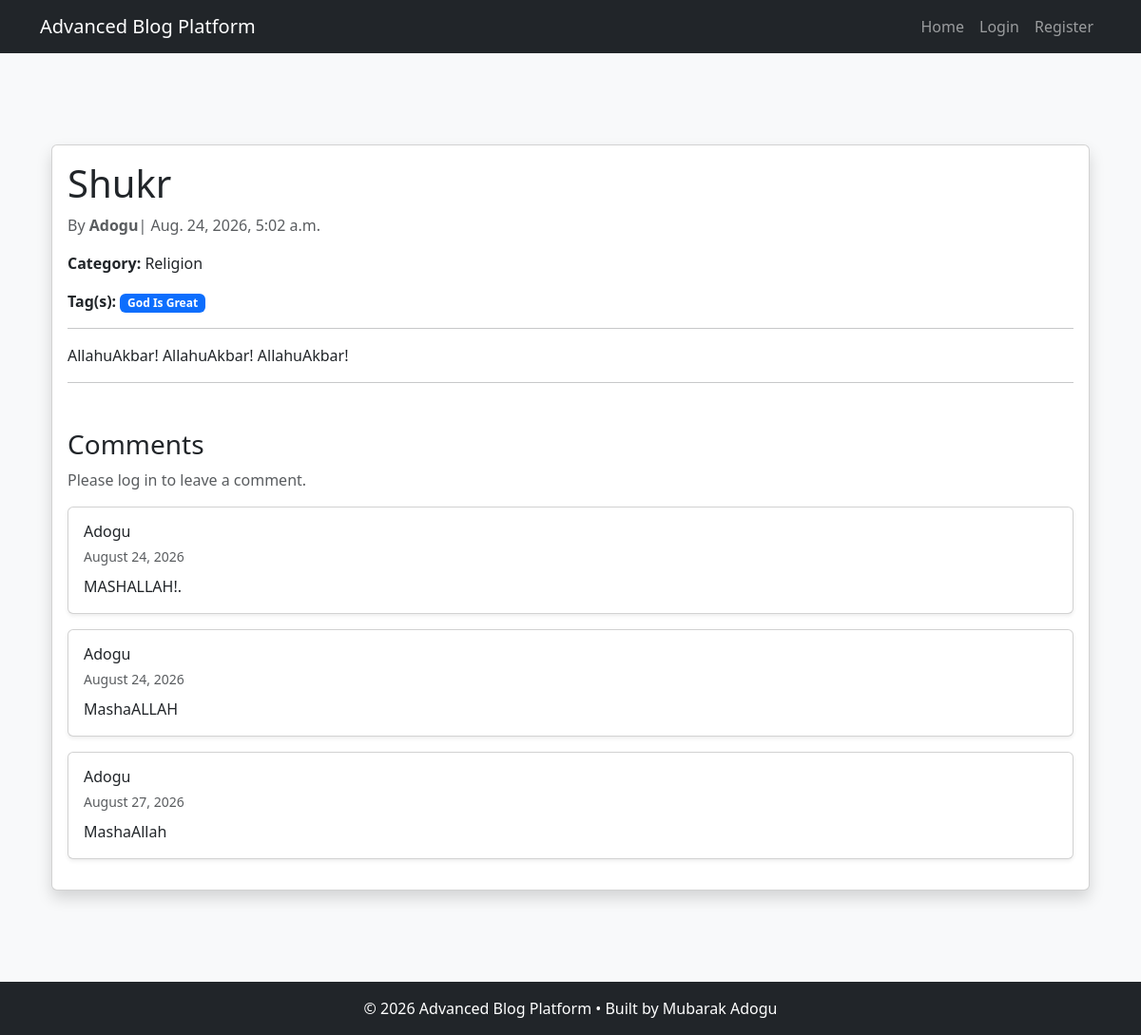
Screenshot of /post/mashaallah-2/ with the database file from the repository.
### account/models.py (models this page shows, shortened)
class Post(models.Model):
    DRAFT = "draft"
    PUBLISHED = "published"
    STATUS_CHOICES = [
        (DRAFT, "Draft"),
        (PUBLISHED, "Published"),
    ]
    status = models.CharField(
        max_length=10,
        choices=STATUS_CHOICES,
        default=PUBLISHED,
    )
    author = models.ForeignKey(User, on_delete=models.CASCADE, related_name="posts")
    category = models.ForeignKey(
        Category, on_delete=models.CASCADE, related_name="posts"
    )
    tags = models.ManyToManyField(Tag, blank=True, related_name="posts")
    title = models.CharField(max_length=200)
    slug = models.SlugField(unique=True, editable=False)
    content = models.TextField()
    image = models.ImageField(upload_to="posts/", blank=True, null=True)
    created_at = models.DateTimeField(auto_now_add=True)
    updated_at = models.DateTimeField(auto_now=True)

class Category(models.Model):
    name = models.CharField(max_length=100, unique=True)
    slug = models.SlugField(unique=True)
    def __str__(self):
        return self.name

class Tag(models.Model):
    name = models.CharField(max_length=30, unique=True)
    slug = models.SlugField(unique=True, editable=False)

### comments/models.py (models this page shows, shortened)
class Comment(models.Model):
    user = models.ForeignKey(User, on_delete=models.CASCADE, related_name="comments")
    post = models.ForeignKey(Post, on_delete=models.CASCADE, related_name="comments")
    content = models.TextField()
    created_at = models.DateTimeField(auto_now_add=True)

### blog/views.py (the view)
# urls.py: path("post/<slug:slug>/", views.post_detail, name="post_detail"),
def post_detail(request, slug):
    post = get_object_or_404(Post, slug=slug)
    comments = post.comments.all()
    form = CommentForm()
    return render(
        request,
        "blog/post_detail.html",
        {
            "post": post,
            "form": form,
            "comments": comments,
        },
    )

### blog/templates/blog/post_detail.html (shortened to what this page needs)
{% extends "base.html" %}
{% block content %}
<div class="container mt-5">
    <div class="card shadow">
        <div class="card-body">
            <h1 class="card-title">{{ post.title }}</h1>
            <p class="text-muted"> By <strong>{{post.author }}</strong>| {{ post.created_at }}</p>
            <p>
                <strong>Category:</strong> {{ post.category }}
            </p>
            <P>
                <strong>Tag(s):</strong>
                {% for tag in post.tags.all %}
                <span class="badge bg-primary">{{ tag.name }}</span>
                    {% empty %}
                        <span class="text-muted">No tag(s)</span>
                {% endfor %}
            </P>
            <hr>
            <p class="card-text">
                {{ post.content }}
            </p>
            <hr>
            <h3 class="mt-5">Comments</h3>
{% if user.is_authenticated %}
    <form method="POST" action="{% url 'add_comment' post.slug %}">
        {% csrf_token %}
        {{ form.as_p }}
        <button type="submit" class="btn btn-primary mb-3">
            Add Comment
        </button>
    </form>
{% else %}
    <p class="text-muted">
        Please log in to leave a comment.
    </p>
{% endif %}
{% for comment in comments %}
    <div class="card mb-3 shadow-sm">
        <div class="card-body">
            <h6 class="card-title mb-1">
                {{ comment.user }}
            </h6>
            <small class="text-muted">
                {{ comment.created_at|date:"F d, Y" }}
            </small>
            <p class="card-text mt-2">
                {{ comment.content }}
            </p>
        </div>
    </div>
{% empty %}
    <p class="text-muted">
        No comments available. Be the first to comment!
    </p>
{% endfor %}
{% endblock %}

### rows the page displays
Post: title "Shukr", author "Adogu", created_at "Aug. 24, 2026, 5:02 a.m.", category "Religion", content "AllahuAkbar! AllahuAkbar! AllahuAkbar!"
Tag: name "God Is Great"
Comment: user "Adogu", created_at "August 24, 2026", content "MASHALLAH!."
Comment: user "Adogu", created_at "August 24, 2026", content "MashaALLAH"
Comment: user "Adogu", created_at "August 27, 2026", content "MashaAllah"
